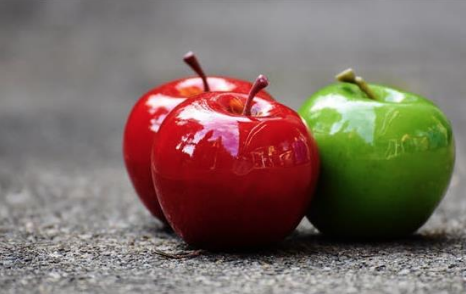
#> input picture digital-image-processing/FiltroMedia-Gauss/frutas.png, 466 x 294 px
$ python main.py
#> lines starting #> are read from the running program, lines starting #| are printed output that depends on the picture
### digital-image-processing/FiltroMedia-Gauss/gauss.py
import cv2
import numpy as np
from PIL import Image

def filtro_gaussiano(image_path, num_linhas, num_colunas, mascara):
    #Carrega a imagem
    imagem = cv2.imread(image_path)

    #Verifica se a imagem foi carregada corretamente
    if imagem is None:
        print('Erro ao carregar a imagem')
    else:
        # Exibe as dimensões da imagem
        altura, largura, canais = imagem.shape
        print('Dimensões da imagem:', altura, 'x', largura)

        # Converte a imagem para uma matriz numpy
        matriz_imagem = imagem

    #Separando a imagem em matrizes por canal de cor
    b, g , r = cv2.split(matriz_imagem)

    # mascara = np.array([[1, 4, 6, 4, 1],
    #                   [4, 16, 24, 16, 4],
    #                   [6, 24, 36, 24, 6],
    #                   [4, 16, 24, 16, 4],
    #                   [1, 4, 6, 4, 1]])
    #print(mascara)

    #Inicializando a matriz que guardara o novos valores de R G B da imagem
    new_matriz = matriz_imagem

    #Criando matriz auxiliar para ajudar nas operações
    matriz_aux = np.zeros((num_linhas, num_colunas), dtype=int)

    #Loop que fará o filtro percorrer toda a imagem
    for x in range(altura-1):
        for y in range(largura-1):
            #Verificando se o filtro não ultrapassara a imagem
            if (y + num_colunas) < largura and (x + num_linhas) < altura:
                #Coletando valores do canal R para a matriz auxiliar 5x5
                matriz_aux[:, :] = r[x:x+num_linhas , y:y+num_colunas]
                #Realizando a correlação
                matriz_aux = matriz_aux * mascara
                soma_r = (np.sum(matriz_aux))/256

                #Coletando valores do canal G para a matriz auxiliar 5x5
                matriz_aux[:, :] = g[x:x+num_linhas , y:y+num_colunas]
                #Realizando a correlação
                matriz_aux = matriz_aux * mascara
                soma_g = (np.sum(matriz_aux))/256

                #Coletando valores do canal B para a matriz auxiliar 5x5
                matriz_aux[:, :] = b[x:x+num_linhas , y:y+num_colunas]
                #Realizando a correlação
                matriz_aux = matriz_aux * mascara
                soma_b = (np.sum(matriz_aux))/256

                #Salvando os novos valores de RGB
                new_matriz[x][y] = int(soma_r) , int(soma_g), int(soma_b)

            else:
                #Caso o filtro ultrapasse a imagem, atribue os valores originais
                new_matriz[x][y] = r[x][y] , g[x][y], b[x][y]

    #Criando a imagem filtrada a partir da matriz
    new_imagem = Image.fromarray(new_matriz)
    new_imagem.save('image-gauss.png')

### digital-image-processing/FiltroMedia-Gauss/main.py
from PIL import Image
import numpy as np
from gauss import filtro_gaussiano

## Pega os valores RGB em cada pixel da imagem.
def get_pixels(image_path):
    image = Image.open(image_path)
    pixels = list(image.getdata())
    return pixels

## Cria uma nova imagem com pixels rgb
def create_image(pixels, image_width, image_height):
    image = Image.new('RGB', (image_width, image_height))
    image.putdata(pixels)
    return image

## Ler os arquivos do filtro.txt e armazena em arrays para diferenciar os tipos de filtro (media e gauss)
def read_filter_file(file_path):
#> called with file_path = 'filtros.txt'
    matriz = []
    num_linhas = []
    num_colunas = []
    with open(f"{file_path}", 'r') as arq:
#> (reads digital-image-processing/FiltroMedia-Gauss/filtros.txt from the repository)
        linha = arq.readline().strip().split(',')
        while len(linha) != 1:
            if len(linha) == 2:
                num_linhas.append(int(linha[0]))
                num_colunas.append(int(linha[1]))
            else:
                matriz.append(linha)

            linha = arq.readline().strip().split(',')

    return matriz, num_linhas, num_colunas

## Calcula media dos pixels (Usado no filtro de media)
def calcula_media(matriz):
    media = 0
    for k in matriz:
        for i in k:
            media += float(i)
    return media

## Executa o filtro de media nos pixels.
def exec_filtro_de_media(width, height, pixels, pixels_dict, num_colunas, filtro, media_value):
    i = 0
    index_filter = 0
    for y in range(height): # Percorre toda a altura da imagem
        for x in range(width):  # Percorre toda a largura da imagem
            if (x+num_colunas) < width: # Verifica se o pixel atual + NUM_COLUNAS não ultrapassa o limite de largura da imagem. (Sem extensão por zeros.)
                counter = 0
                r,g,b = 0,0,0
                aux = x

                for value in filtro:    # Percorre a matriz dos filtros de media.
                    while counter < num_colunas:    # Executa até o contador chegar no número total de colunas do filtro.
                        rgb = pixels_dict[f"({aux},{y})"]   # Pega os valores rgb do pixel do dicionario auxiliar.
                        r += rgb[0]*float(value[counter])   # Multiplica o valor R do pixel pelo indice do filtro.
                        g += rgb[1]*float(value[counter])   # Multiplica o valor G do pixel pelo indice do filtro.
                        b += rgb[2]*float(value[counter])   # Multiplica o valor B do pixel pelo indice do filtro.
                        aux += 1    # Incrementa valor do aux, que simula o valor da coluna que estamos percorrendo.
                        counter += 1

                r = round(r/media_value)    # Calcula a média do pixel R
                g = round(g/media_value)    # Calcula a média do pixel G
                b = round(b/media_value)    # Calcula a média do pixel B

                rgb = list(pixels[i])   # Pega o pixel atual como auxiliar.
                rgb[0] = r  # Substitui o pixel R pelo calculado.
                rgb[1] = g  # Substitui o pixel G pelo calculado.
                rgb[2] = b  # Substitui o pixel B pelo calculado.
                pixels[i] = tuple(rgb)  # substitui o pixel I pelo novo pixel substituido.
                i+=1
            else:
                i+=1

    return pixels  # Retorna todos os pixels modificados.

file = 'filtros.txt'
matriz, num_linhas, num_colunas = read_filter_file(file) # Chama função para ler arquivo, retornando matriz de filtro, num linhas e colunas.

image_path = 'frutas.png'
largura, altura = Image.open(image_path).size
#> largura = 466; altura = 294
pixels = get_pixels(image_path=image_path)
#> in get_pixels, image is the input picture: PIL image 466x294 RGBA; mean R, G, B, A 125.1, 108.5, 100, 255
#> in get_pixels, `pixels = list(image.getdata())`: pixels = 137004 items
#> pixels = 137004 items
pixels_dict = {} # Dicionário auxiliar que armazena os pixels baseado no (x,y)

i=0
for y in range(altura):
    for x in range(largura):
        pixels_dict[f"({x},{y})"] = pixels[i]
        i+=1
#> after the loop, i = 137004; pixels_dict = 137004 items

i=0
index_filter=0
filtro = []
for k in range(0,len(num_linhas)): # For que percorre o tamanho do array do n_linhas.
    for n_linhas in range(0,num_linhas[k]): # Percorre o número de linhas em um indice do array de linhas.
        filtro.append(matriz[index_filter]) # Adicionar o index atual no array do filtro.
        index_filter += 1   # Incrementa o index para captar o proximo indice do filtro até chegar no limite das linhas.

    if k == 0:  # Se k for 0, significa que o primeiro filtro está sendo executado (media)
        media_value = calcula_media(filtro) # Recebe o valor da media dos pixels do filtro.
        pixels = exec_filtro_de_media(largura, altura, pixels, pixels_dict, num_colunas[k], filtro, media_value)
#> after the loop in exec_filtro_de_media, `for y in range(height):`: i = 137004; pixels = 137004 items
        new_image = create_image(pixels, largura, altura) # Recebe os pixels da função de media e cria uma nova imagem.
#> in create_image, `image = Image.new('RGB', (image_width, image_height))`: image: PIL image 466x294 RGB; every value is 0
#> in create_image, `image.putdata(pixels)`:
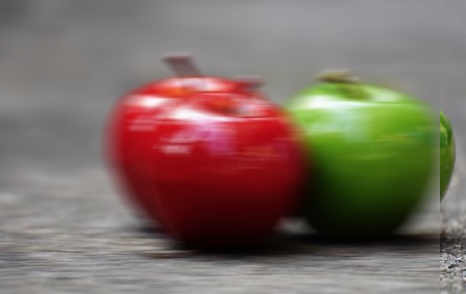
#> image: PIL image 466x294 RGB; mean R, G, B 125.1, 108.6, 99.8
        new_image.save('image-media.png')   # Salva imagem.
    else:
        mascara = np.zeros((num_linhas[k], num_colunas[k]), dtype=int)
        for value in filtro:
            mascara[i:, 0:num_colunas[k]] = value
            i+=1

        filtro_gaussiano(image_path, num_linhas[k], num_colunas[k], mascara)

    filtro = []
